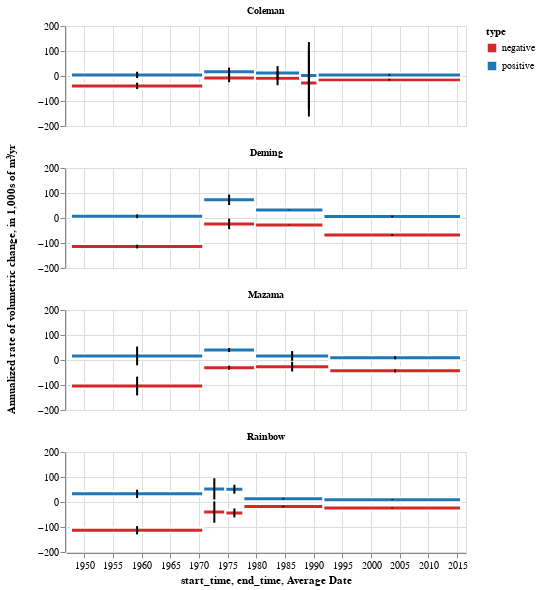

The notebook cell this image was saved under:
### Markdown cell above
# Gross erosion/accumulation plots

### Code cell
bars = alt.Chart().mark_bar(
    strokeWidth = 2,
    stroke="white",
).encode(
    alt.X('start_time:T'),
    alt.X2('end_time:T'),
    alt.Y('Annual Mass Wasted'),
    alt.Color('type',
        scale=alt.Scale(
            domain=['negative', 'positive'],
            range=['#d62728', '#1f77b4']
        )
    )
)

error_bars = alt.Chart().mark_bar(
    color="black",
    width=2
).encode(
    alt.X('Average Date:T'),
    alt.Y("Lower CI", title=""),
    alt.Y2("Upper CI")
)

alt.layer(
    bars, 
    error_bars.transform_filter(alt.datum.type == 'negative'), 
    error_bars.transform_filter(alt.datum.type == 'positive'),
    data=gross_data_df.drop(columns=['index'])
).properties(
    height=100
).facet(
    row=alt.Row(
        'valley:N', 
        header=alt.Header(labelOrient='top',labelFontWeight="bold"),
        title="Annualized rate of volumetric change, in 1,000s of m³/yr"
    )
).resolve_scale(y='shared')

### Figure 1 — Vega-Lite specification as saved in the notebook (floating-point values rounded to 4 significant figures)
{"config": {"view": {"continuousWidth": 400, "continuousHeight": 300}}, "data": {"name": "data-2646413380b7e9b92be9d9e38d59cbbc"}, "facet": {"row": {"field": "valley", "header": {"labelFontWeight": "bold", "labelOrient": "top"}, "title": "Annualized rate of volumetric change, in 1,000s of m³/yr", "type": "nominal"}}, "spec": {"layer": [{"mark": {"type": "bar", "stroke": "white", "strokeWidth": 2}, "encoding": {"color": {"field": "type", "scale": {"domain": ["negative", "positive"], "range": ["#d62728", "#1f77b4"]}, "type": "nominal"}, "x": {"field": "start_time", "type": "temporal"}, "x2": {"field": "end_time"}, "y": {"field": "Annual Mass Wasted", "type": "quantitative"}}}, {"mark": {"type": "bar", "color": "black", "width": 2}, "encoding": {"x": {"field": "Average Date", "type": "temporal"}, "y": {"field": "Lower CI", "title": "", "type": "quantitative"}, "y2": {"field": "Upper CI"}}, "transform": [{"filter": "(datum.type === 'negative')"}]}, {"mark": {"type": "bar", "color": "black", "width": 2}, "encoding": {"x": {"field": "Average Date", "type": "temporal"}, "y": {"field": "Lower CI", "title": "", "type": "quantitative"}, "y2": {"field": "Upper CI"}}, "transform": [{"filter": "(datum.type === 'positive')"}]}], "height": 100}, "resolve": {"scale": {"y": "shared"}}, "$schema": "https://vega.github.io/schema/vega-lite/v4.17.0.json", "datasets": {"data-2646413380b7e9b92be9d9e38d59cbbc": [{"dh": -3.231, "area": 281400.0, "volume": -909300.0, "n_pixels": 70350.0, "volumetric_uncertainty": 290200.0, "start_time": "1947-09-14T00:00:00", "end_time": "1970-09-29T00:00:00", "time_difference_years": 23, "Annual Mass Wasted": -39.54, "Upper CI": -26.92, "Lower CI": -52.15, "Average Date": "1959-03-23T00:00:00", "valley": "Coleman", "type": "negative"}, {"dh": -0.3448, "area": 221900.0, "volume": -76490.0, "n_pixels": 55460.0, "volumetric_uncertainty": 147700.0, "start_time": "1970-09-29T00:00:00", "end_time": "1979-10-06T00:00:00", "time_difference_years": 9, "Annual Mass Wasted": -8.499, "Upper CI": 7.914, "Lower CI": -24.91, "Average Date": "1975-04-03T00:00:00", "valley": "Coleman", "type": "negative"}, {"dh": -0.3478, "area": 214200.0, "volume": -74500.0, "n_pixels": 53550.0, "volumetric_uncertainty": 221300.0, "start_time": "1979-10-06T00:00:00", "end_time": "1987-08-21T00:00:00", "time_difference_years": 8, "Annual Mass Wasted": -9.313, "Upper CI": 18.34, "Lower CI": -36.97, "Average Date": "1983-09-13T00:00:00", "valley": "Coleman", "type": "negative"}, {"dh": -0.3166, "area": 268300.0, "volume": -84960.0, "n_pixels": 67080.0, "volumetric_uncertainty": 401500.0, "start_time": "1987-08-21T00:00:00", "end_time": "1990-09-05T00:00:00", "time_difference_years": 3, "Annual Mass Wasted": -28.32, "Upper CI": 105.5, "Lower CI": -162.1, "Average Date": "1989-02-27T00:00:00", "valley": "Coleman", "type": "negative"}, {"dh": -1.118, "area": 327800.0, "volume": -366600.0, "n_pixels": 81940.0, "volumetric_uncertainty": 76530.0, "start_time": "1990-09-05T00:00:00", "end_time": "2015-09-01T00:00:00", "time_difference_years": 25, "Annual Mass Wasted": -14.66, "Upper CI": -11.6, "Lower CI": -17.72, "Average Date": "2003-03-05T00:00:00", "valley": "Coleman", "type": "negative"}, {"dh": -6.877, "area": 382100.0, "volume": -2627000.0, "n_pixels": 95510.0, "volumetric_uncertainty": 171000.0, "start_time": "1947-09-14T00:00:00", "end_time": "1970-09-29T00:00:00", "time_difference_years": 23, "Annual Mass Wasted": -114.2, "Upper CI": -106.8, "Lower CI": -121.7, "Average Date": "1959-03-23T00:00:00", "valley": "Deming", "type": "negative"}, {"dh": -0.6119, "area": 346600.0, "volume": -212100.0, "n_pixels": 86650.0, "volumetric_uncertainty": 188300.0, "start_time": "1970-09-29T00:00:00", "end_time": "1979-10-06T00:00:00", "time_difference_years": 9, "Annual Mass Wasted": -23.56, "Upper CI": -2.639, "Lower CI": -44.49, "Average Date": "1975-04-03T00:00:00", "valley": "Deming", "type": "negative"}, {"dh": -0.9479, "area": 352900.0, "volume": -334500.0, "n_pixels": 88220.0, "volumetric_uncertainty": 14030.0, "start_time": "1979-10-06T00:00:00", "end_time": "1991-09-09T00:00:00", "time_difference_years": 12, "Annual Mass Wasted": -27.87, "Upper CI": -26.7, "Lower CI": -29.04, "Average Date": "1985-09-22T00:00:00", "valley": "Deming", "type": "negative"}, {"dh": -3.77, "area": 432800.0, "volume": -1631000.0, "n_pixels": 108200.0, "volumetric_uncertainty": 78510.0, "start_time": "1991-09-09T00:00:00", "end_time": "2015-09-01T00:00:00", "time_difference_years": 24, "Annual Mass Wasted": -67.97, "Upper CI": -64.7, "Lower CI": -71.24, "Average Date": "2003-09-05T00:00:00", "valley": "Deming", "type": "negative"}, {"dh": -3.11, "area": 769800.0, "volume": -2394000.0, "n_pixels": 192400.0, "volumetric_uncertainty": 864100.0, "start_time": "1947-09-14T00:00:00", "end_time": "1970-09-29T00:00:00", "time_difference_years": 23, "Annual Mass Wasted": -104.1, "Upper CI": -66.5, "Lower CI": -141.6, "Average Date": "1959-03-23T00:00:00", "valley": "Mazama", "type": "negative"}, {"dh": -0.3535, "area": 784600.0, "volume": -277300.0, "n_pixels": 196200.0, "volumetric_uncertainty": 72920.0, "start_time": "1970-09-29T00:00:00", "end_time": "1979-10-06T00:00:00", "time_difference_years": 9, "Annual Mass Wasted": -30.82, "Upper CI": -22.71, "Lower CI": -38.92, "Average Date": "1975-04-03T00:00:00", "valley": "Mazama", "type": "negative"}, {"dh": -0.439, "area": 789000.0, "volume": -346400.0, "n_pixels": 197300.0, "volumetric_uncertainty": 253400.0, "start_time": "1979-10-06T00:00:00", "end_time": "1992-09-18T00:00:00", "time_difference_years": 13, "Annual Mass Wasted": -26.65, "Upper CI": -7.158, "Lower CI": -46.14, "Average Date": "1986-03-29T00:00:00", "valley": "Mazama", "type": "negative"}, {"dh": -1.225, "area": 812400.0, "volume": -995200.0, "n_pixels": 203100.0, "volumetric_uncertainty": 144600.0, "start_time": "1992-09-18T00:00:00", "end_time": "2015-09-01T00:00:00", "time_difference_years": 23, "Annual Mass Wasted": -43.27, "Upper CI": -36.99, "Lower CI": -49.56, "Average Date": "2004-03-11T00:00:00", "valley": "Mazama", "type": "negative"}, {"dh": -3.861, "area": 672900.0, "volume": -2598000.0, "n_pixels": 168200.0, "volumetric_uncertainty": 383000.0, "start_time": "1947-09-14T00:00:00", "end_time": "1970-09-29T00:00:00", "time_difference_years": 23, "Annual Mass Wasted": -112.9, "Upper CI": -96.29, "Lower CI": -129.6, "Average Date": "1959-03-23T00:00:00", "valley": "Rainbow", "type": "negative"}, {"dh": -0.3073, "area": 523000.0, "volume": -160700.0, "n_pixels": 130800.0, "volumetric_uncertainty": 170200.0, "start_time": "1970-09-29T00:00:00", "end_time": "1974-08-10T00:00:00", "time_difference_years": 4, "Annual Mass Wasted": -40.18, "Upper CI": 2.374, "Lower CI": -82.73, "Average Date": "1972-09-04T00:00:00", "valley": "Rainbow", "type": "negative"}, {"dh": -0.2609, "area": 502100.0, "volume": -131000.0, "n_pixels": 125500.0, "volumetric_uncertainty": 53860.0, "start_time": "1974-08-10T00:00:00", "end_time": "1977-09-27T00:00:00", "time_difference_years": 3, "Annual Mass Wasted": -43.67, "Upper CI": -25.72, "Lower CI": -61.62, "Average Date": "1976-03-04T00:00:00", "valley": "Rainbow", "type": "negative"}, {"dh": -0.4523, "area": 568900.0, "volume": -257300.0, "n_pixels": 142200.0, "volumetric_uncertainty": 35900.0, "start_time": "1977-09-27T00:00:00", "end_time": "1991-09-09T00:00:00", "time_difference_years": 14, "Annual Mass Wasted": -18.38, "Upper CI": -15.82, "Lower CI": -20.94, "Average Date": "1984-09-18T00:00:00", "valley": "Rainbow", "type": "negative"}, {"dh": -0.8993, "area": 645600.0, "volume": -580600.0, "n_pixels": 161400.0, "volumetric_uncertainty": 42970.0, "start_time": "1991-09-09T00:00:00", "end_time": "2015-09-01T00:00:00", "time_difference_years": 24, "Annual Mass Wasted": -24.19, "Upper CI": -22.4, "Lower CI": -25.98, "Average Date": "2003-09-05T00:00:00", "valley": "Rainbow", "type": "negative"}, {"dh": 0.3578, "area": 281400.0, "volume": 100700.0, "n_pixels": 70350.0, "volumetric_uncertainty": 290200.0, "start_time": "1947-09-14T00:00:00", "end_time": "1970-09-29T00:00:00", "time_difference_years": 23, "Annual Mass Wasted": 4.378, "Upper CI": 17.0, "Lower CI": -8.239, "Average Date": "1959-03-23T00:00:00", "valley": "Coleman", "type": "positive"}, {"dh": 0.7039, "area": 221900.0, "volume": 156200.0, "n_pixels": 55460.0, "volumetric_uncertainty": 147700.0, "start_time": "1970-09-29T00:00:00", "end_time": "1979-10-06T00:00:00", "time_difference_years": 9, "Annual Mass Wasted": 17.35, "Upper CI": 33.76, "Lower CI": 0.9378, "Average Date": "1975-04-03T00:00:00", "valley": "Coleman", "type": "positive"}, {"dh": 0.4531, "area": 214200.0, "volume": 97050.0, "n_pixels": 53550.0, "volumetric_uncertainty": 221300.0, "start_time": "1979-10-06T00:00:00", "end_time": "1987-08-21T00:00:00", "time_difference_years": 8, "Annual Mass Wasted": 12.13, "Upper CI": 39.79, "Lower CI": -15.53, "Average Date": "1983-09-13T00:00:00", "valley": "Coleman", "type": "positive"}, {"dh": 0.02004, "area": 268300.0, "volume": 5378.0, "n_pixels": 67080.0, "volumetric_uncertainty": 401500.0, "start_time": "1987-08-21T00:00:00", "end_time": "1990-09-05T00:00:00", "time_difference_years": 3, "Annual Mass Wasted": 1.793, "Upper CI": 135.6, "Lower CI": -132.0, "Average Date": "1989-02-27T00:00:00", "valley": "Coleman", "type": "positive"}, {"dh": 0.2986, "area": 327800.0, "volume": 97880.0, "n_pixels": 81940.0, "volumetric_uncertainty": 76530.0, "start_time": "1990-09-05T00:00:00", "end_time": "2015-09-01T00:00:00", "time_difference_years": 25, "Annual Mass Wasted": 3.915, "Upper CI": 6.976, "Lower CI": 0.8537, "Average Date": "2003-03-05T00:00:00", "valley": "Coleman", "type": "positive"}, {"dh": 0.4086, "area": 382100.0, "volume": 156100.0, "n_pixels": 95510.0, "volumetric_uncertainty": 171000.0, "start_time": "1947-09-14T00:00:00", "end_time": "1970-09-29T00:00:00", "time_difference_years": 23, "Annual Mass Wasted": 6.787, "Upper CI": 14.22, "Lower CI": -0.6496, "Average Date": "1959-03-23T00:00:00", "valley": "Deming", "type": "positive"}, {"dh": 1.896, "area": 346600.0, "volume": 657000.0, "n_pixels": 86650.0, "volumetric_uncertainty": 188300.0, "start_time": "1970-09-29T00:00:00", "end_time": "1979-10-06T00:00:00", "time_difference_years": 9, "Annual Mass Wasted": 73.0, "Upper CI": 93.93, "Lower CI": 52.08, "Average Date": "1975-04-03T00:00:00", "valley": "Deming", "type": "positive"}, {"dh": 1.101, "area": 352900.0, "volume": 388300.0, "n_pixels": 88220.0, "volumetric_uncertainty": 14030.0, "start_time": "1979-10-06T00:00:00", "end_time": "1991-09-09T00:00:00", "time_difference_years": 12, "Annual Mass Wasted": 32.36, "Upper CI": 33.53, "Lower CI": 31.19, "Average Date": "1985-09-22T00:00:00", "valley": "Deming", "type": "positive"}, {"dh": 0.3412, "area": 432800.0, "volume": 147600.0, "n_pixels": 108200.0, "volumetric_uncertainty": 78510.0, "start_time": "1991-09-09T00:00:00", "end_time": "2015-09-01T00:00:00", "time_difference_years": 24, "Annual Mass Wasted": 6.152, "Upper CI": 9.423, "Lower CI": 2.88, "Average Date": "2003-09-05T00:00:00", "valley": "Deming", "type": "positive"}, {"dh": 0.4835, "area": 769800.0, "volume": 372200.0, "n_pixels": 192400.0, "volumetric_uncertainty": 864100.0, "start_time": "1947-09-14T00:00:00", "end_time": "1970-09-29T00:00:00", "time_difference_years": 23, "Annual Mass Wasted": 16.18, "Upper CI": 53.75, "Lower CI": -21.39, "Average Date": "1959-03-23T00:00:00", "valley": "Mazama", "type": "positive"}, {"dh": 0.4569, "area": 784600.0, "volume": 358500.0, "n_pixels": 196200.0, "volumetric_uncertainty": 72920.0, "start_time": "1970-09-29T00:00:00", "end_time": "1979-10-06T00:00:00", "time_difference_years": 9, "Annual Mass Wasted": 39.83, "Upper CI": 47.94, "Lower CI": 31.73, "Average Date": "1975-04-03T00:00:00", "valley": "Mazama", "type": "positive"}, {"dh": 0.2693, "area": 789000.0, "volume": 212500.0, "n_pixels": 197300.0, "volumetric_uncertainty": 253400.0, "start_time": "1979-10-06T00:00:00", "end_time": "1992-09-18T00:00:00", "time_difference_years": 13, "Annual Mass Wasted": 16.35, "Upper CI": 35.84, "Lower CI": -3.144, "Average Date": "1986-03-29T00:00:00", "valley": "Mazama", "type": "positive"}, {"dh": 0.2533, "area": 812400.0, "volume": 205800.0, "n_pixels": 203100.0, "volumetric_uncertainty": 144600.0, "start_time": "1992-09-18T00:00:00", "end_time": "2015-09-01T00:00:00", "time_difference_years": 23, "Annual Mass Wasted": 8.946, "Upper CI": 15.23, "Lower CI": 2.66, "Average Date": "2004-03-11T00:00:00", "valley": "Mazama", "type": "positive"}, {"dh": 1.114, "area": 672900.0, "volume": 749900.0, "n_pixels": 168200.0, "volumetric_uncertainty": 383000.0, "start_time": "1947-09-14T00:00:00", "end_time": "1970-09-29T00:00:00", "time_difference_years": 23, "Annual Mass Wasted": 32.6, "Upper CI": 49.25, "Lower CI": 15.95, "Average Date": "1959-03-23T00:00:00", "valley": "Rainbow", "type": "positive"}, {"dh": 0.4004, "area": 523000.0, "volume": 209400.0, "n_pixels": 130800.0, "volumetric_uncertainty": 170200.0, "start_time": "1970-09-29T00:00:00", "end_time": "1974-08-10T00:00:00", "time_difference_years": 4, "Annual Mass Wasted": 52.36, "Upper CI": 94.91, "Lower CI": 9.809, "Average Date": "1972-09-04T00:00:00", "valley": "Rainbow", "type": "positive"}, {"dh": 0.3048, "area": 502100.0, "volume": 153100.0, "n_pixels": 125500.0, "volumetric_uncertainty": 53860.0, "start_time": "1974-08-10T00:00:00", "end_time": "1977-09-27T00:00:00", "time_difference_years": 3, "Annual Mass Wasted": 51.02, "Upper CI": 68.98, "Lower CI": 33.07, "Average Date": "1976-03-04T00:00:00", "valley": "Rainbow", "type": "positive"}, {"dh": 0.3253, "area": 568900.0, "volume": 185100.0, "n_pixels": 142200.0, "volumetric_uncertainty": 35900.0, "start_time": "1977-09-27T00:00:00", "end_time": "1991-09-09T00:00:00", "time_difference_years": 14, "Annual Mass Wasted": 13.22, "Upper CI": 15.78, "Lower CI": 10.65, "Average Date": "1984-09-18T00:00:00", "valley": "Rainbow", "type": "positive"}, {"dh": 0.3487, "area": 645600.0, "volume": 225100.0, "n_pixels": 161400.0, "volumetric_uncertainty": 42970.0, "start_time": "1991-09-09T00:00:00", "end_time": "2015-09-01T00:00:00", "time_difference_years": 24, "Annual Mass Wasted": 9.38, "Upper CI": 11.17, "Lower CI": 7.59, "Average Date": "2003-09-05T00:00:00", "valley": "Rainbow", "type": "positive"}]}}
